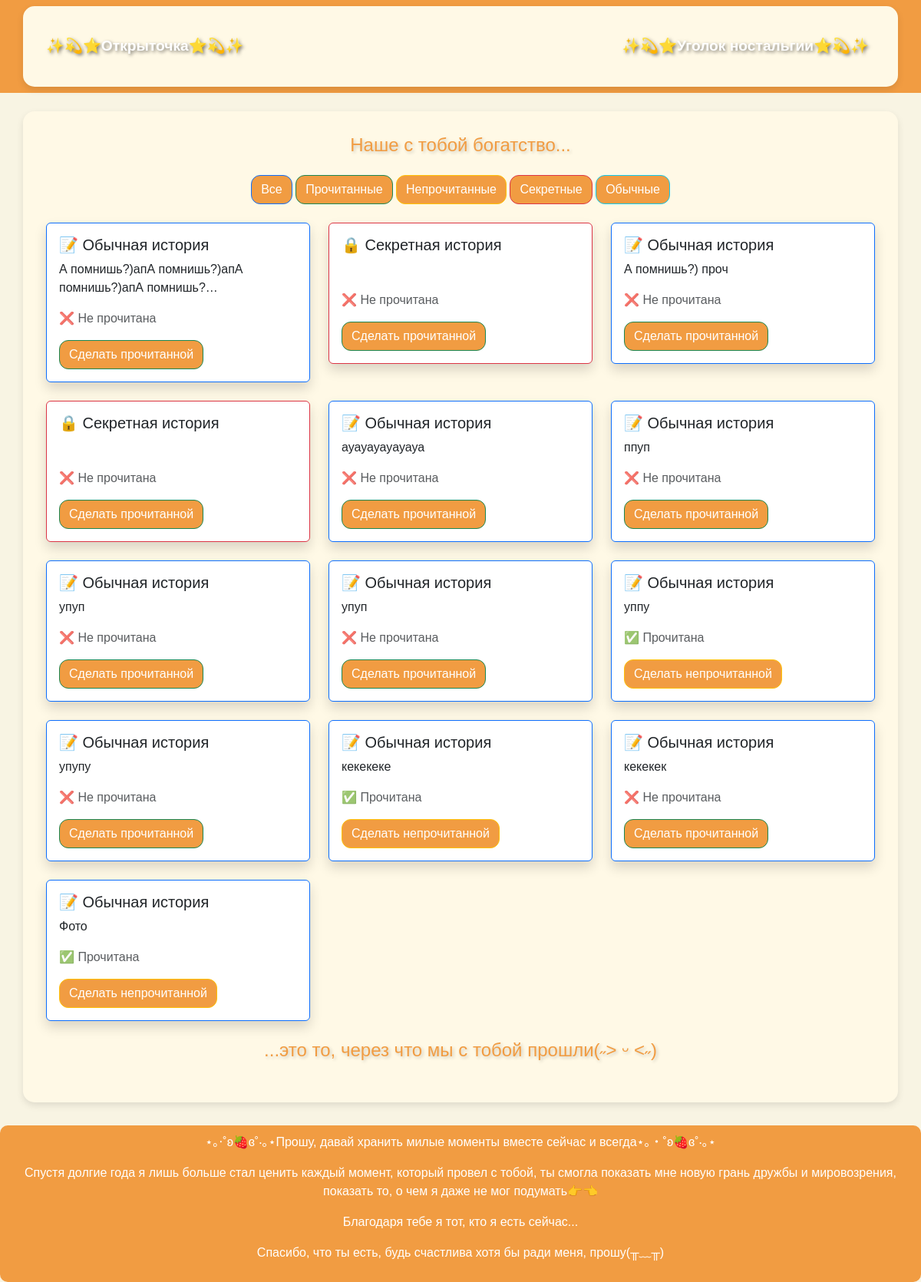
Page /notes/ on the earlier database version.
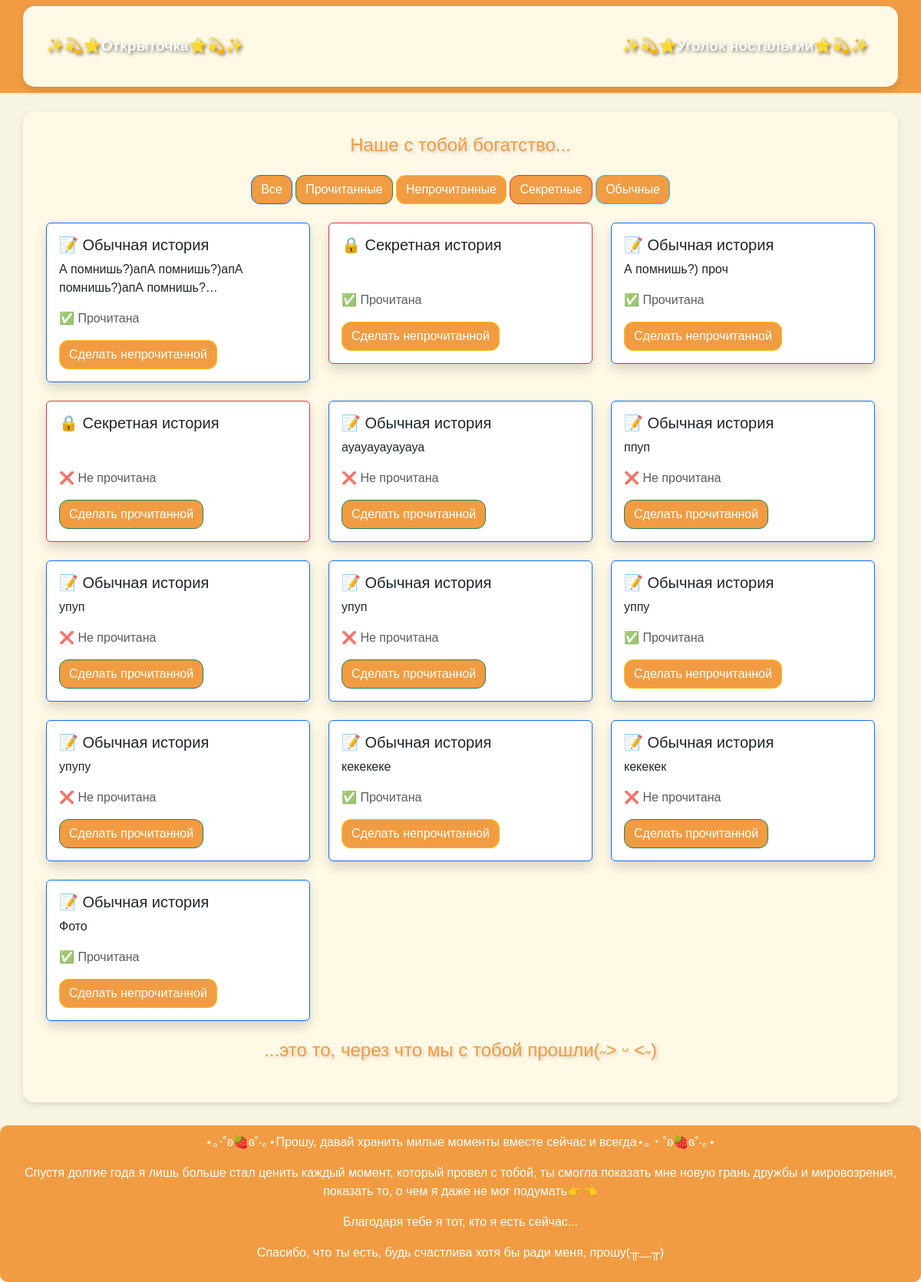
Same page on the later database version.
### api/models.py (models this page shows, shortened)
class Note(models.Model):
    text = models.TextField(verbose_name="Текст заметки")
    is_read = models.BooleanField(default=False, verbose_name="Прочитано")
    is_secret = models.BooleanField(default=False, verbose_name="Секретная")
    photo = models.ImageField(upload_to='notes_photos/', null=True, blank=True, verbose_name="Фото")

### api/views.py (the view)
# urls.py: path("notes/", note_list, name="note_list"),
def note_list(request):
    notes = Note.objects.all()
    return render(request, "note_list.html", {"notes": notes})

### templates/note_list.html (shortened to what this page needs)
{% extends "base.html" %}
{% block content %}
    <h1 class="text-center mb-4 title">Наше с тобой богатство...</h1>
    <div class="text-center mb-4">
        <button class="btn btn-primary filter-btn" data-filter="all">Все</button>
        <button class="btn btn-success filter-btn" data-filter="read">Прочитанные</button>
        <button class="btn btn-warning filter-btn" data-filter="unread">Непрочитанные</button>
        <button class="btn btn-danger filter-btn" data-filter="secret">Секретные</button>
        <button class="btn btn-info filter-btn" data-filter="regular">Обычные</button>
    </div>
    {% if notes %}
        <div class="row">
            {% for note in notes %}
                <div class="col-md-6 col-lg-4 mb-4 note-card"
                     data-read="{% if note.is_read %}read{% else %}unread{% endif %}"
                     data-secret="{% if note.is_secret %}secret{% else %}regular{% endif %}">
                    <a href="{% url 'note_detail' note.id %}" class="card shadow {% if note.is_secret %}border-danger{% else %}border-primary{% endif %} text-decoration-none">
                        <div class="card-body">
                            <h5 class="card-title">
                                {% if note.is_secret %} 🔒 Секретная история {% else %} 📝 Обычная история {% endif %}
                            </h5>
                            <p class="card-text {% if note.is_secret %}secret-note{% endif %}">
                                {{ note.text|truncatechars:50 }}
                            </p>
                            <p class="text-muted">
                                <span id="status-{{ note.id }}">
                                    {% if note.is_read %} ✅ Прочитана {% else %} ❌ Не прочитана {% endif %}
                                </span>
                            </p>
                            <button class="btn {% if note.is_read %}btn-warning{% else %}btn-success{% endif %} toggle-read"
                                    data-id="{{ note.id }}">
                                {% if note.is_read %} Сделать непрочитанной {% else %} Сделать прочитанной {% endif %}
                            </button>
                        </div>
                    </a>
                </div>
            {% endfor %}
        </div>
    {% else %}
        <p class="text-center text-muted">Нет заметок.</p>
    {% endif %}
    <h1 class="text-center mb-4 title">...это то, через что мы с тобой прошли(˶˃ ᵕ ˂˶)</h1>
{% endblock %}

Differences in the rows shown:
changed Note "А помнишь?)апА помнишь?)апА помнишь?)апА помнишь?…": is_read "❌ Не прочитана Сделать прочитанной" → "✅ Прочитана Сделать непрочитанной"
changed Note (number 2 of 13 on the later page): is_read "❌ Не прочитана Сделать прочитанной" → "✅ Прочитана Сделать непрочитанной"
changed Note "А помнишь?) проч": is_read "❌ Не прочитана Сделать прочитанной" → "✅ Прочитана Сделать непрочитанной"
